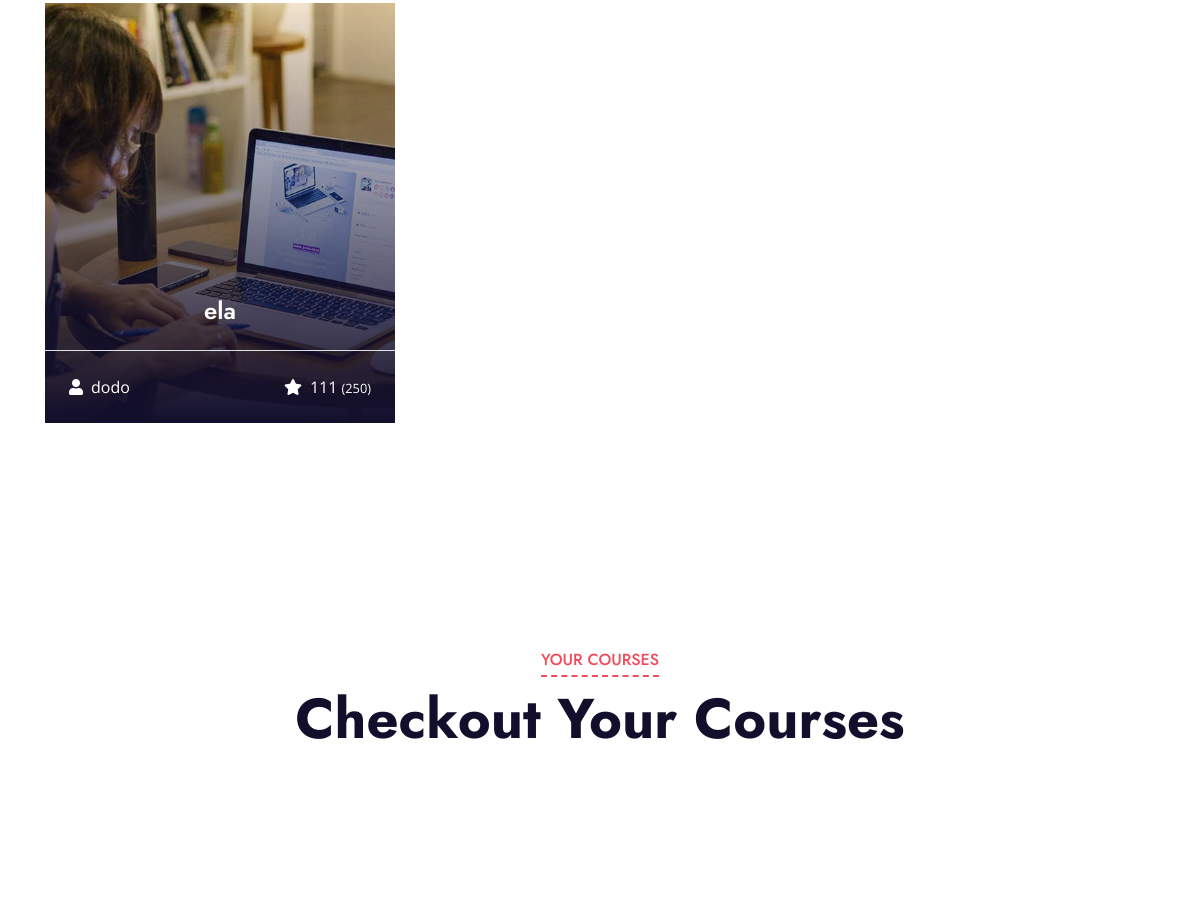
The page /billing (middle part) on the database as committed earlier.
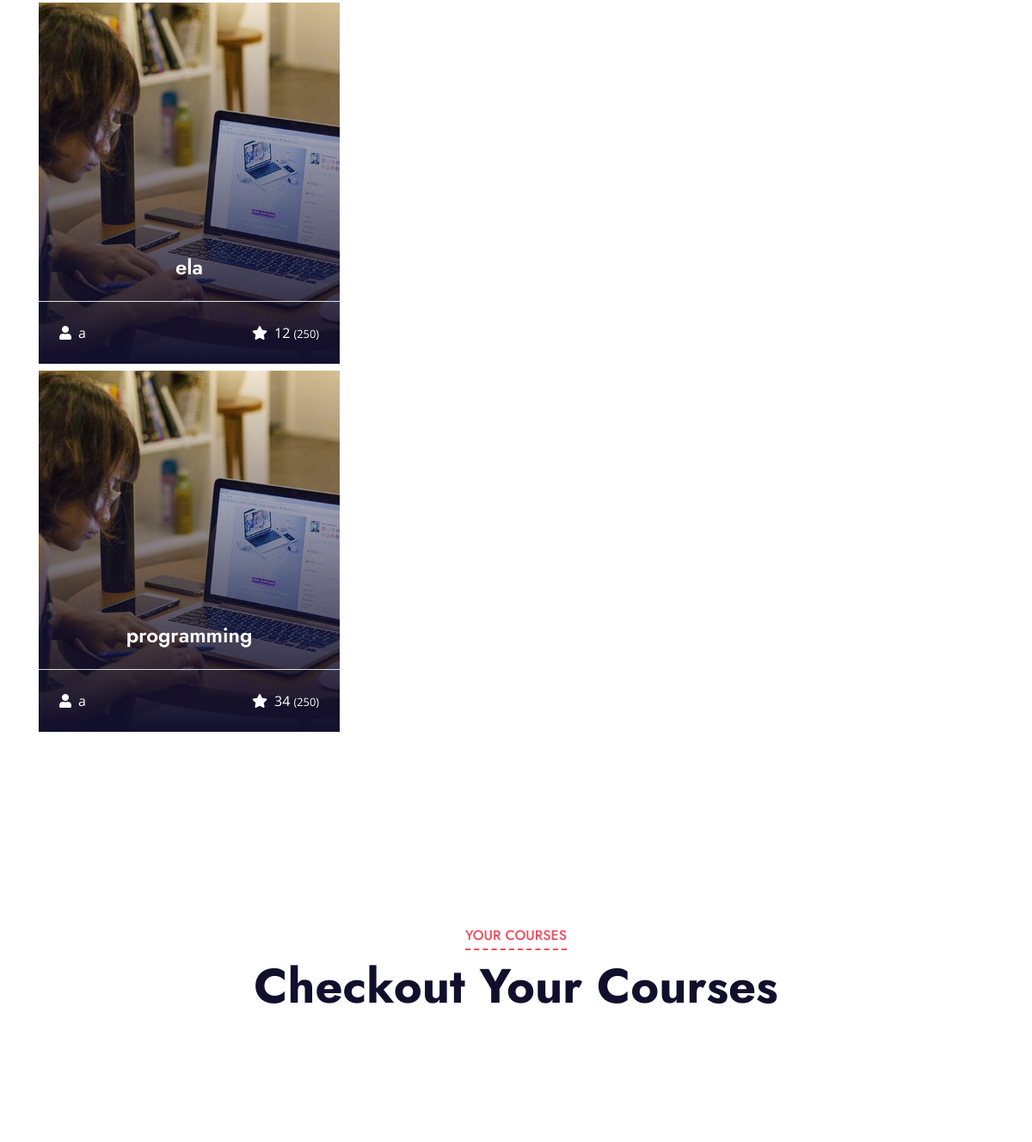
The same page on the database as committed later.
### main.py (models this page shows)
    class Courses(db.Model):
        id = db.Column(db.Integer, primary_key=True)
        course_name = db.Column(db.String(1000))
        teacher_name = db.Column(db.String(100))
        teacher_phone = db.Column(db.String(100))
        course_price = db.Column(db.Integer)
        rate = db.Column(db.String(100))
        course_sample = db.Column(db.String(100))
        status = db.Column(db.String(100))
        users = db.relationship('User', secondary=user_course_association, back_populates='courses')

### main.py (the view)
@app.route("/billing")
def billing():
    courses = Courses.query.all()
    all_courses = []
    for course in courses:
        if course.status == "approved":
            all_courses.append(course)
    subscriptions = Subscription.query.all()
    my_courses = []
    for subscription in subscriptions:
        if subscription.user_name == current_user.name and subscription.user_password == current_user.password:
            my = subscription.course_name
            my_courses.append(my)
    return render_template("billing.html", all_courses=all_courses, my_courses=my_courses)

### templates/billing.html (shortened to what this page needs)
<!DOCTYPE html>
<html lang="en">
<head>
    <link href="https://cdnjs.cloudflare.com/ajax/libs/font-awesome/5.10.0/css/all.min.css" rel="stylesheet">
    <link href="lib/owlcarousel/assets/owl.carousel.min.css" rel="stylesheet">
    <link href="../static/css/style.css" rel="stylesheet">
</head>
<body>
    <div class="container-fluid py-5">
        <div class="container py-5">
            <div class="row">
                <div class="col-lg-4 col-md-6 pb-4">
                    {% for course in all_courses %}
                    <a class="courses-list-item position-relative d-block overflow-hidden mb-2" href="/detail/{{course.id}}">
                        <img class="img-fluid" src="../static/img/courses-1.jpg" alt="">
                        <div class="courses-text">
                            <h4 class="text-center text-white px-3">{{ course.course_name }}</h4>
                            <div class="border-top w-100 mt-3">
                                <div class="d-flex justify-content-between p-4">
                                    <span class="text-white"><i class="fa fa-user mr-2"></i>{{ course.teacher_name }}</span>
                                    <span class="text-white"><i class="fa fa-star mr-2"></i>{{ course.course_price }}
                                        <small>(250)</small></span>
                                </div>
                            </div>
                        </div>
                    </a>
                    {% endfor %}
                </div>
            </div>
        </div>
    </div>
    <div class="container-fluid py-5">
        <div class="container py-5">
            <div class="row mx-0 justify-content-center">
                <div class="col-lg-8">
                    <div class="section-title text-center position-relative mb-5">
                        <h6 class="d-inline-block position-relative text-secondary text-uppercase pb-2">Your Courses</h6>
                        <h1 class="display-4">Checkout Your Courses</h1>
                    </div>
                </div>
            </div>
            <div class="row">
                <div class="col-lg-4 col-md-6 pb-4">
                </div>
            </div>
        </div>
    </div>
</body>
</html>

Rows that differ between the two databases and show on the page:
changed Courses "ela": teacher_name "dodo" → "a"; course_price "111" → "12"
added Courses: course_name "programming", teacher_name "a", course_price "34"
